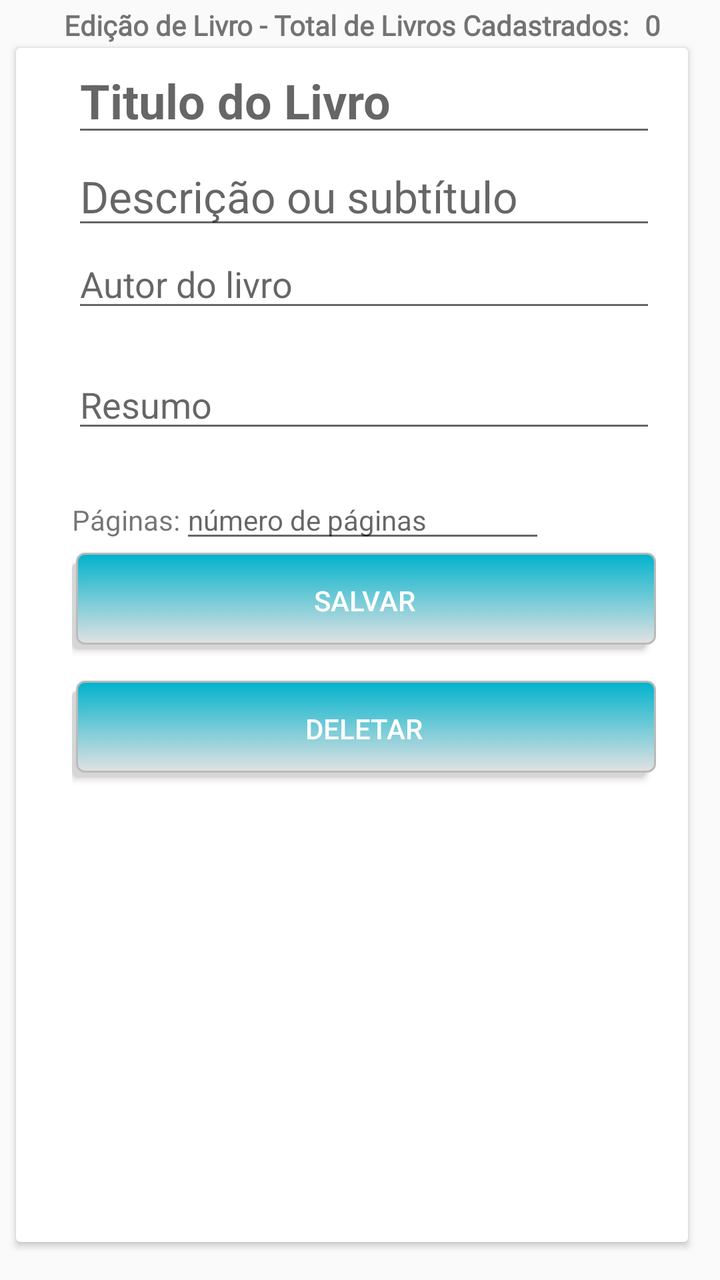
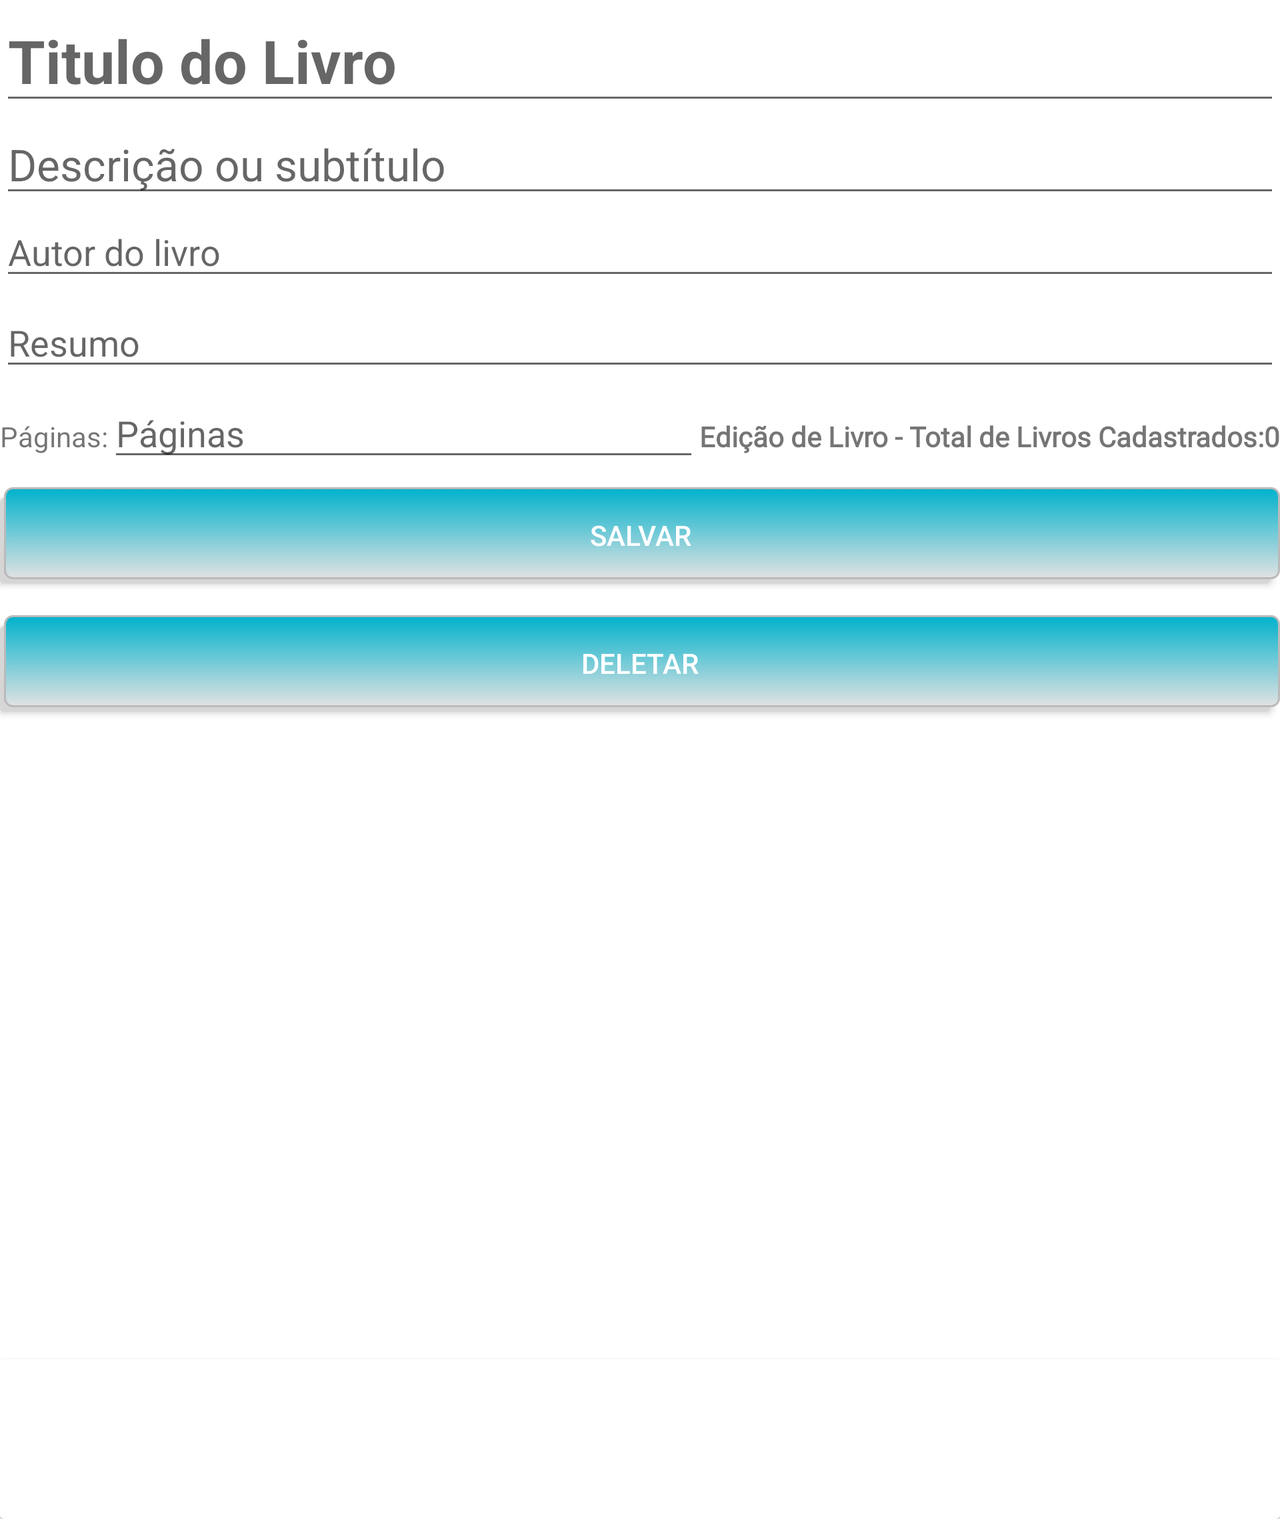

The same Android screen from two of the app's own layout files: first res/layout/ as a phone draws it, then the repository's variant for another configuration, drawn on a device whose configuration selects that folder. Both files follow.
<!-- AndroidManifest.xml: application theme AppTheme -->
<!-- res/layout/fragment_edit.xml -->
<?xml version="1.0" encoding="utf-8"?>
<androidx.constraintlayout.widget.ConstraintLayout xmlns:android="http://schemas.android.com/apk/res/android"
    xmlns:app="http://schemas.android.com/apk/res-auto"
    xmlns:tools="http://schemas.android.com/tools"
    android:layout_width="match_parent"
    android:layout_height="match_parent"
    tools:context=".frags.EditFrag">

    <TextView
        android:id="@+id/txt1"
        android:layout_width="wrap_content"
        android:layout_height="wrap_content"
        android:layout_marginStart="32dp"
        android:layout_marginLeft="32dp"
        android:layout_marginTop="3dp"
        android:fontFamily="@font/roboto"
        android:text="@string/LiveDataTotal"
        android:textSize="14sp"
        android:textStyle="bold"
        app:layout_constraintStart_toStartOf="parent"
        app:layout_constraintTop_toTopOf="parent" />

    <TextView
        android:id="@+id/txt2"
        android:layout_width="wrap_content"
        android:layout_height="wrap_content"
        android:layout_marginStart="8dp"
        android:layout_marginLeft="8dp"
        android:layout_marginTop="3dp"
        android:fontFamily="@font/roboto"
        android:text="@string/_02"
        android:textSize="14sp"
        android:textStyle="bold"
        app:layout_constraintStart_toEndOf="@+id/txt1"
        app:layout_constraintTop_toTopOf="parent" />

    <androidx.cardview.widget.CardView
        android:layout_width="0dp"
        android:layout_height="597dp"
        android:layout_marginStart="8dp"
        android:layout_marginLeft="8dp"
        android:layout_marginTop="24dp"
        android:layout_marginEnd="16dp"
        android:layout_marginRight="16dp"
        app:layout_constraintEnd_toEndOf="parent"
        app:layout_constraintHorizontal_bias="0.0"
        app:layout_constraintStart_toStartOf="parent"
        app:layout_constraintTop_toTopOf="parent">

        <ScrollView
            android:layout_width="match_parent"
            android:layout_height="match_parent"
            android:layout_marginLeft="28dip"
            android:layout_marginRight="16dip">

            <LinearLayout
                android:layout_width="match_parent"
                android:layout_height="match_parent"
                android:orientation="vertical">

                <EditText
                    android:id="@+id/edtTitulo"
                    android:layout_width="match_parent"
                    android:layout_height="wrap_content"
                    android:autofillHints=""
                    android:hint="@string/titulo_do_livro"
                    android:inputType="textMultiLine"
                    android:textColor="@android:color/background_dark"
                    android:textSize="24sp"
                    android:textStyle="bold" />

                <EditText
                    android:id="@+id/edtDesc"
                    android:layout_width="match_parent"
                    android:layout_height="wrap_content"
                    android:autofillHints=""
                    android:hint="@string/descri_o_ou_subt_tulo"
                    android:inputType="textMultiLine"
                    android:textAppearance="@style/TextAppearance.AppCompat.Medium"
                    android:textColor="@android:color/background_dark"
                    android:textSize="22sp" />

                <EditText
                    android:id="@+id/edtAutor"
                    android:layout_width="match_parent"
                    android:layout_height="wrap_content"
                    android:autofillHints=""
                    android:hint="@string/autor_do_livro"
                    android:inputType="textAutoCorrect"
                    android:textSize="18sp" />

                <TextView
                    android:id="@+id/textViewBlank11"
                    android:layout_width="match_parent"
                    android:layout_height="wrap_content" />

                <EditText
                    android:id="@+id/edtResumo"
                    android:layout_width="match_parent"
                    android:layout_height="wrap_content"
                    android:autofillHints=""
                    android:hint="@string/resumo2"
                    android:inputType="textMultiLine" />

                <TextView
                    android:id="@+id/textViewBlank12"
                    android:layout_width="match_parent"
                    android:layout_height="wrap_content" />

                <LinearLayout
                    android:layout_width="match_parent"
                    android:layout_height="match_parent"
                    android:orientation="horizontal">

                    <TextView
                        android:id="@+id/txtPagina"
                        android:layout_width="wrap_content"
                        android:layout_height="wrap_content"
                        android:text="@string/p_ginas" />

                    <EditText
                        android:id="@+id/edtPag"
                        android:layout_width="wrap_content"
                        android:layout_height="wrap_content"
                        android:layout_weight="1"
                        android:autofillHints=""
                        android:hint="@string/n_mero_de_p_ginas"
                        android:inputType="number"
                        android:textSize="14sp" />

                    <TextView
                        android:id="@+id/textView5"
                        android:layout_width="wrap_content"
                        android:layout_height="wrap_content"
                        android:layout_weight="1" />

                </LinearLayout>

                <Button
                    android:id="@+id/btnSalvar"
                    android:layout_width="match_parent"
                    android:layout_height="wrap_content"
                    android:text="@string/salvar"
                    android:background="@drawable/button_selector"/>

                <View
                    android:id="@+id/divider6"
                    android:layout_width="match_parent"
                    android:layout_height="16dp"
                    android:background="@android:color/white"
                    />

                <Button
                    android:id="@+id/btnDelete"
                    android:layout_width="match_parent"
                    android:layout_height="wrap_content"
                    android:text="@string/deletar"
                    android:background="@drawable/button_selector"/>

                <TextView
                    android:id="@+id/textView4"
                    android:layout_width="match_parent"
                    android:layout_height="150dp"
                    android:layout_weight="1" />
            </LinearLayout>
        </ScrollView>

    </androidx.cardview.widget.CardView>

</androidx.constraintlayout.widget.ConstraintLayout>
<!-- resources referenced by this layout -->
<resources>
  <!-- drawable button_selector (drawable) -->
  <?xml version="1.0" encoding="utf-8"?>
  <selector xmlns:android="http://schemas.android.com/apk/res/android">
      <item>
          <layer-list>
              <item android:right="5dp" android:top="5dp">
                  <shape>
                      <corners android:radius="3dp" />
                      <solid android:color="#D6D6D6" />
                  </shape>
              </item>
              <item android:bottom="2dp" android:left="2dp">
                  <shape>
                      <gradient android:angle="270"
                          android:endColor="#E2E2E2" android:startColor="@color/colorAccent" />
                      <stroke android:width="1dp" android:color="#BABABA" />
                      <corners android:radius="4dp" />
                      <padding android:bottom="10dp" android:left="10dp"
                          android:right="10dp" android:top="10dp" />
                  </shape>
              </item>
          </layer-list>
      </item>
  </selector>
  <string name="LiveDataTotal">Edição de Livro - Total de Livros Cadastrados:</string>
  <string name="_02">0</string>
  <string name="autor_do_livro">Autor do livro</string>
  <string name="deletar">Deletar</string>
  <string name="descri_o_ou_subt_tulo">Descrição ou subtítulo</string>
  <string name="n_mero_de_p_ginas">número de páginas</string>
  <string name="p_ginas">Páginas:</string>
  <string name="resumo2">Resumo</string>
  <string name="salvar">Salvar</string>
  <string name="titulo_do_livro">Titulo do Livro</string>
  <style name="AppTheme" parent="Theme.AppCompat.Light.DarkActionBar">
          
          <item name="colorPrimary">@color/colorPrimary</item>
          <item name="colorPrimaryDark">@color/colorPrimaryDark</item>
          <item name="colorAccent">@color/colorAccent</item>
          <item name="buttonStyle">@style/AppTheme.RoundedCornerMaterialButton</item>
      </style>
  <color name="colorAccent">#00b2cc</color>
  <color name="colorPrimary">#58a5f0</color>
  <color name="colorPrimaryDark">#00227b</color>
  <style name="AppTheme.RoundedCornerMaterialButton" parent="Widget.AppCompat.Button.Colored">
          <item name="android:background">@drawable/rounded_shape</item>
      </style>
</resources>
<!-- res/layout-land/fragment_edit.xml (the repository's variant of the layout above) -->
<!-- drawn on the phone turned sideways -->
<?xml version="1.0" encoding="utf-8"?>
<ScrollView xmlns:android="http://schemas.android.com/apk/res/android"
    xmlns:app="http://schemas.android.com/apk/res-auto"
    xmlns:tools="http://schemas.android.com/tools"
    android:layout_width="match_parent"
    android:layout_height="match_parent"
    android:background="@android:color/white"
    tools:context=".frags.EditFrag">

        <LinearLayout
            android:layout_width="match_parent"
            android:layout_height="wrap_content"
            android:background="@android:color/white"
            android:orientation="vertical">

            <EditText
                android:id="@+id/edtTitulo"
                android:layout_width="match_parent"
                android:layout_height="wrap_content"
                android:autofillHints=""
                android:hint="@string/titulo_do_livro"
                android:inputType="textAutoCorrect"
                android:textAppearance="@style/TextAppearance.AppCompat.Medium"
                android:textColor="@android:color/background_dark"
                android:textSize="30sp"
                android:textStyle="bold" />

            <EditText
                android:id="@+id/edtDesc"
                android:layout_width="match_parent"
                android:layout_height="wrap_content"
                android:autofillHints=""
                android:hint="@string/descri_o_ou_subt_tulo"
                android:inputType="textAutoCorrect"
                android:textAppearance="@style/TextAppearance.AppCompat.Medium"
                android:textColor="@android:color/background_dark"
                android:textSize="22sp" />

            <EditText
                android:id="@+id/edtAutor"
                android:layout_width="match_parent"
                android:layout_height="wrap_content"
                android:autofillHints=""
                android:hint="@string/autor_do_livro"
                android:inputType="textAutoCorrect"
                android:textSize="18sp" />

            <TextView
                android:id="@+id/textViewBlank11"
                android:layout_width="match_parent"
                android:layout_height="4dp" />

            <EditText
                android:id="@+id/edtResumo"
                android:layout_width="match_parent"
                android:layout_height="wrap_content"
                android:autofillHints=""
                android:hint="@string/resumo2"
                android:inputType="textAutoCorrect" />

            <TextView
                android:id="@+id/textViewBlank12"
                android:layout_width="match_parent"
                android:layout_height="4dp" />

            <LinearLayout
                android:layout_width="match_parent"
                android:layout_height="match_parent"
                android:background="@android:color/white"
                android:orientation="horizontal">

                <TextView
                    android:id="@+id/txtPagina"
                    android:layout_width="wrap_content"
                    android:layout_height="wrap_content"
                    android:text="@string/p_ginas" />

                <EditText
                    android:id="@+id/edtPag"
                    android:layout_width="wrap_content"
                    android:layout_height="wrap_content"
                    android:layout_weight="1"
                    android:autofillHints=""
                    android:hint="@string/paginas"
                    android:inputType="number" />

                <TextView
                    android:id="@+id/txt1"
                    android:layout_width="wrap_content"
                    android:layout_height="wrap_content"
                    android:fontFamily="@font/roboto"
                    android:text="@string/LiveDataTotal"
                    android:textSize="14sp"
                    android:textStyle="bold" />

                <TextView
                    android:id="@+id/txt2"
                    android:layout_width="wrap_content"
                    android:layout_height="wrap_content"
                    android:fontFamily="@font/roboto"
                    android:text="@string/_02"
                    android:textSize="14sp"
                    android:textStyle="bold" />

            </LinearLayout>

            <View
                android:id="@+id/divider4"
                android:layout_width="match_parent"
                android:layout_height="8dp"
                android:background="@android:color/white" />

            <Button
                android:id="@+id/btnSalvar"
                android:layout_width="match_parent"
                android:layout_height="wrap_content"
                android:text="@string/salvar"
                android:background="@drawable/button_selector"/>

            <View
                android:id="@+id/divider3"
                android:layout_width="match_parent"
                android:layout_height="16dp"
                android:background="@android:color/white" />

            <Button
                android:id="@+id/btnDelete"
                android:layout_width="match_parent"
                android:layout_height="wrap_content"
                android:text="@string/deletar"
                android:background="@drawable/button_selector"/>

            <LinearLayout
                android:layout_width="match_parent"
                android:layout_height="100dp"
                android:layout_marginStart="8dp"
                android:layout_marginLeft="8dp"
                android:layout_marginTop="30dp"
                android:layout_marginBottom="186dp"
                android:background="@android:color/white"
                android:orientation="vertical">

            </LinearLayout>

            <androidx.cardview.widget.CardView
                android:layout_width="match_parent"
                android:layout_height="80dp"
                android:layout_marginTop="8dp"
                app:layout_constraintEnd_toEndOf="parent"
                app:layout_constraintStart_toStartOf="parent"
                app:layout_constraintTop_toTopOf="parent">

            </androidx.cardview.widget.CardView>
        </LinearLayout>


</ScrollView>
<!-- resources referenced by the variant -->
<!-- as the phone turned sideways resolves them -->
<resources>
  <!-- drawable button_selector (drawable) -->
  <?xml version="1.0" encoding="utf-8"?>
  <selector xmlns:android="http://schemas.android.com/apk/res/android">
      <item>
          <layer-list>
              <item android:right="5dp" android:top="5dp">
                  <shape>
                      <corners android:radius="3dp" />
                      <solid android:color="#D6D6D6" />
                  </shape>
              </item>
              <item android:bottom="2dp" android:left="2dp">
                  <shape>
                      <gradient android:angle="270"
                          android:endColor="#E2E2E2" android:startColor="@color/colorAccent" />
                      <stroke android:width="1dp" android:color="#BABABA" />
                      <corners android:radius="4dp" />
                      <padding android:bottom="10dp" android:left="10dp"
                          android:right="10dp" android:top="10dp" />
                  </shape>
              </item>
          </layer-list>
      </item>
  </selector>
  <string name="LiveDataTotal">Edição de Livro - Total de Livros Cadastrados:</string>
  <string name="_02">0</string>
  <string name="autor_do_livro">Autor do livro</string>
  <string name="deletar">Deletar</string>
  <string name="descri_o_ou_subt_tulo">Descrição ou subtítulo</string>
  <string name="p_ginas">Páginas:</string>
  <string name="paginas">"Páginas   "</string>
  <string name="resumo2">Resumo</string>
  <string name="salvar">Salvar</string>
  <string name="titulo_do_livro">Titulo do Livro</string>
  <style name="AppTheme" parent="Theme.AppCompat.Light.DarkActionBar">
          
          <item name="colorPrimary">@color/colorPrimary</item>
          <item name="colorPrimaryDark">@color/colorPrimaryDark</item>
          <item name="colorAccent">@color/colorAccent</item>
          <item name="buttonStyle">@style/AppTheme.RoundedCornerMaterialButton</item>
      </style>
  <color name="colorAccent">#00b2cc</color>
  <color name="colorPrimary">#58a5f0</color>
  <color name="colorPrimaryDark">#00227b</color>
  <style name="AppTheme.RoundedCornerMaterialButton" parent="Widget.AppCompat.Button.Colored">
          <item name="android:background">@drawable/rounded_shape</item>
      </style>
</resources>
